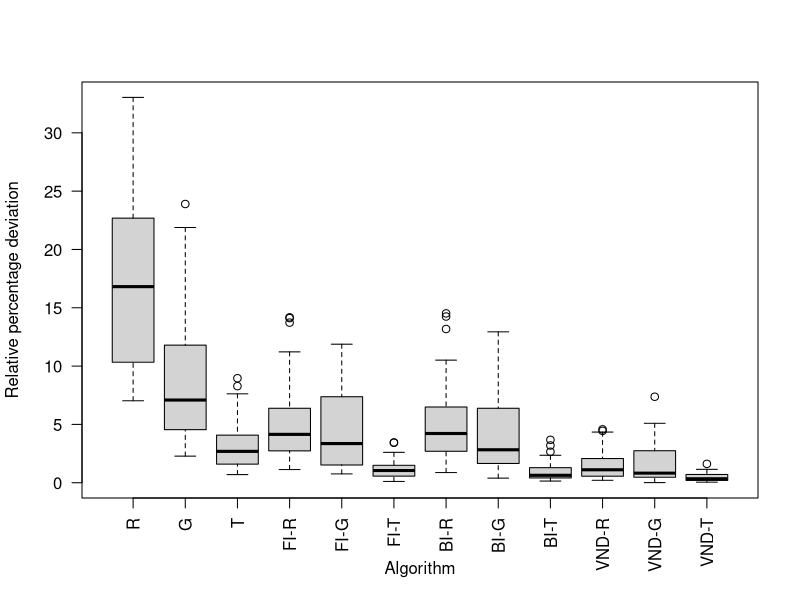
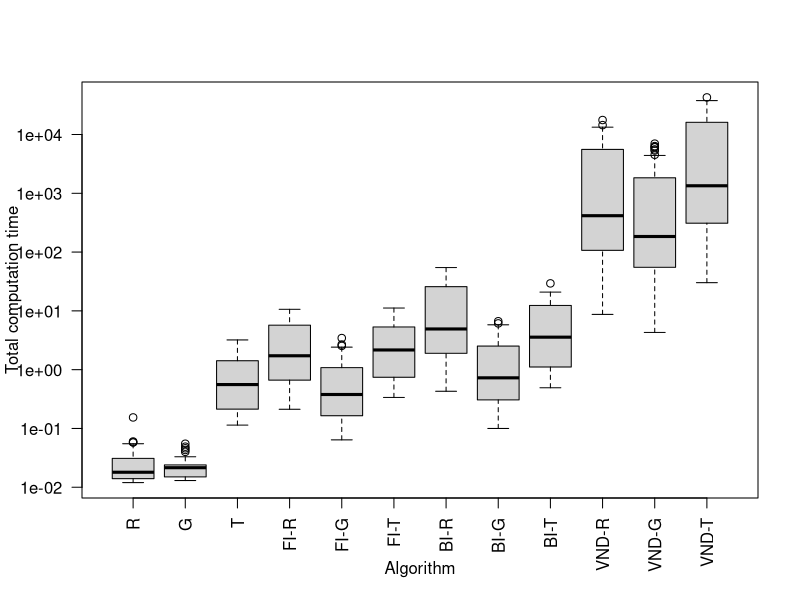
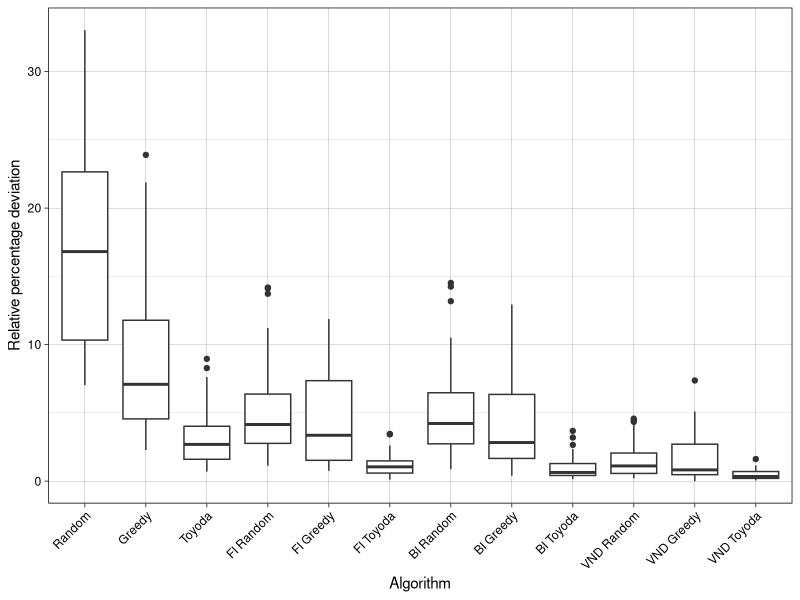
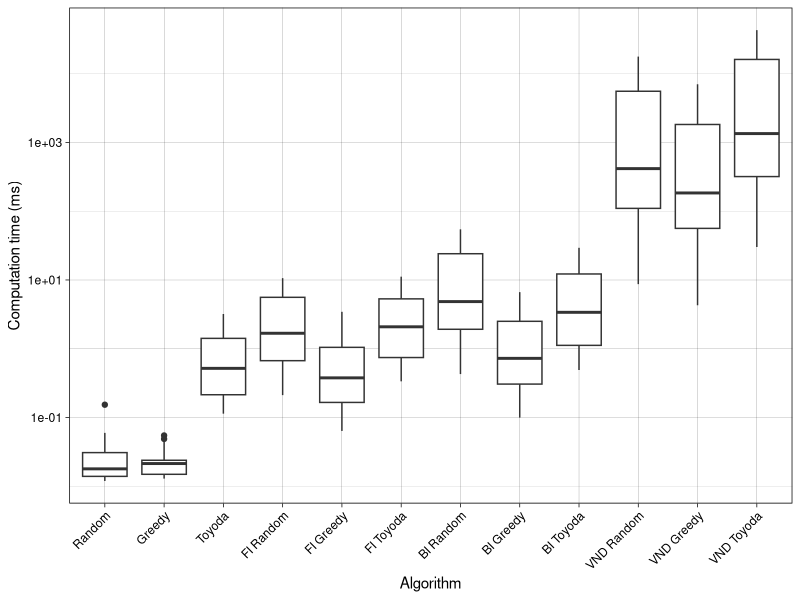

Reproduce these figures in R, in order.
library(reshape2)
library(ggplot2)
library(scales)

stats <- read.table("data/local.data", header = T, row.names = 1)
best <- read.table("mkp_instances/best_known_values.txt", header = T, row.names = 1)

value_stats <- stats[, seq(1, 24, by=2)]
time_stats <- stats[, seq(2, 24, by=2)]

relative_percentage_deviation <- function(value) {
  relative <- 100 * (best$best - value) / best$best;
  return (relative);
}

print("AVERAGE PERCENTAGE DEVIATION")
deviations <- relative_percentage_deviation(value_stats);
avg_deviation <- colMeans(deviations[1:30,]);
print(avg_deviation)
avg_deviation <- colMeans(deviations[31:60,]);
print(avg_deviation)
avg_deviation <- colMeans(deviations);
print(avg_deviation)


print("TOTAL COMPUTATION TIME")
total_time <- colSums(time_stats)
print(format( as.POSIXct(Sys.Date())+total_time/1000, "%Mm%OS4s"))

print("TOTAL COMPUTATION TIME 100")
total_time_100 <- colSums(time_stats[1:30,])
print(format( as.POSIXct(Sys.Date())+total_time_100/1000, "%Mm%OS4"))

print("TOTAL COMPUTATION TIME 250")
total_time_250 <- colSums(time_stats[31:60,])
print(format( as.POSIXct(Sys.Date())+total_time_250/1000, "%Mm%OS4"))

print("PERCENTAGE IMPROVED INSTANCES")
better_first <-100 * colMeans(value_stats[, 4:6] > value_stats[, 1:3])
better_best <-100 * colMeans(value_stats[, 7:9] > value_stats[, 1:3])
print(better_first)
print(better_best)

print("PERCENTAGE IMPROVED VND INSTANCES")
better_vnd <-colMeans(value_stats[, 10:12] > value_stats[, 4:6])
print(better_vnd)

print("WILCOX CH")
melted <- melt(deviations[1:30, 1:3])
w <- pairwise.wilcox.test(melted$value, melted$variable, paired = T)
print(w$p.value)
melted <- melt(deviations[31:60, 1:3])
w <- pairwise.wilcox.test(melted$value, melted$variable, paired = T)
print(w$p.value)
melted <- melt(deviations[, 1:3])
w <- pairwise.wilcox.test(melted$value, melted$variable, paired = T)
print(w$p.value)

print("WILCOX II")
melted <- melt(deviations[1:30, 4:9])
w <- pairwise.wilcox.test(melted$value, melted$variable, paired = T)
print(w$p.value >= 0.05)
melted <- melt(deviations[31:60, 4:9])
w <- pairwise.wilcox.test(melted$value, melted$variable, paired = T)
print(w$p.value >= 0.05)
melted <- melt(deviations[, 4:9])
w <- pairwise.wilcox.test(melted$value, melted$variable, paired = T)
print(w$p.value)

print("WILCOX VND")
melted <- melt(deviations[1:30, 10:12])
w <- pairwise.wilcox.test(melted$value, melted$variable, paired = T)
print(w$p.value)
melted <- melt(deviations[31:60, 10:12])
w <- pairwise.wilcox.test(melted$value, melted$variable, paired = T)
print(w$p.value >= 0.05)
melted <- melt(deviations[, 10:12])
w <- pairwise.wilcox.test(melted$value, melted$variable, paired = T)
print(w$p.value)

boxplot(deviations, xlab="Algorithm", ylab="Relative percentage deviation",
        names = c("R", "G", "T", "FI-R", "FI-G", "FI-T", "BI-R", "BI-G", "BI-T", "VND-R", "VND-G", "VND-T"), las=2)
boxplot(time_stats, xlab="Algorithm", ylab="Total computation time",
        log = "y",names = c("R", "G", "T", "FI-R", "FI-G", "FI-T", "BI-R", "BI-G", "BI-T", "VND-R", "VND-G", "VND-T"), las=2)

m <- melt(deviations)
ggplot(m, aes(variable, value)) + geom_boxplot() + theme_linedraw() +
  scale_x_discrete(labels=c("Random", "Greedy", "Toyoda", "FI Random", "FI Greedy", "FI Toyoda", "BI Random", "BI Greedy", "BI Toyoda", "VND Random", "VND Greedy", "VND Toyoda")) +
  theme(axis.text.x = element_text(angle = 45, hjust=1)) +
  labs(x="Algorithm", y="Relative percentage deviation")

m <- melt(time_stats)
ggplot(m, aes(variable, value)) + geom_boxplot() + theme_linedraw() +
  scale_x_discrete(labels=c("Random", "Greedy", "Toyoda", "FI Random", "FI Greedy", "FI Toyoda", "BI Random", "BI Greedy", "BI Toyoda", "VND Random", "VND Greedy", "VND Toyoda")) +
  theme(axis.text.x = element_text(angle = 45, hjust=1)) +
  labs(x="Algorithm", y="Computation time (ms)") + 
  scale_y_log10()